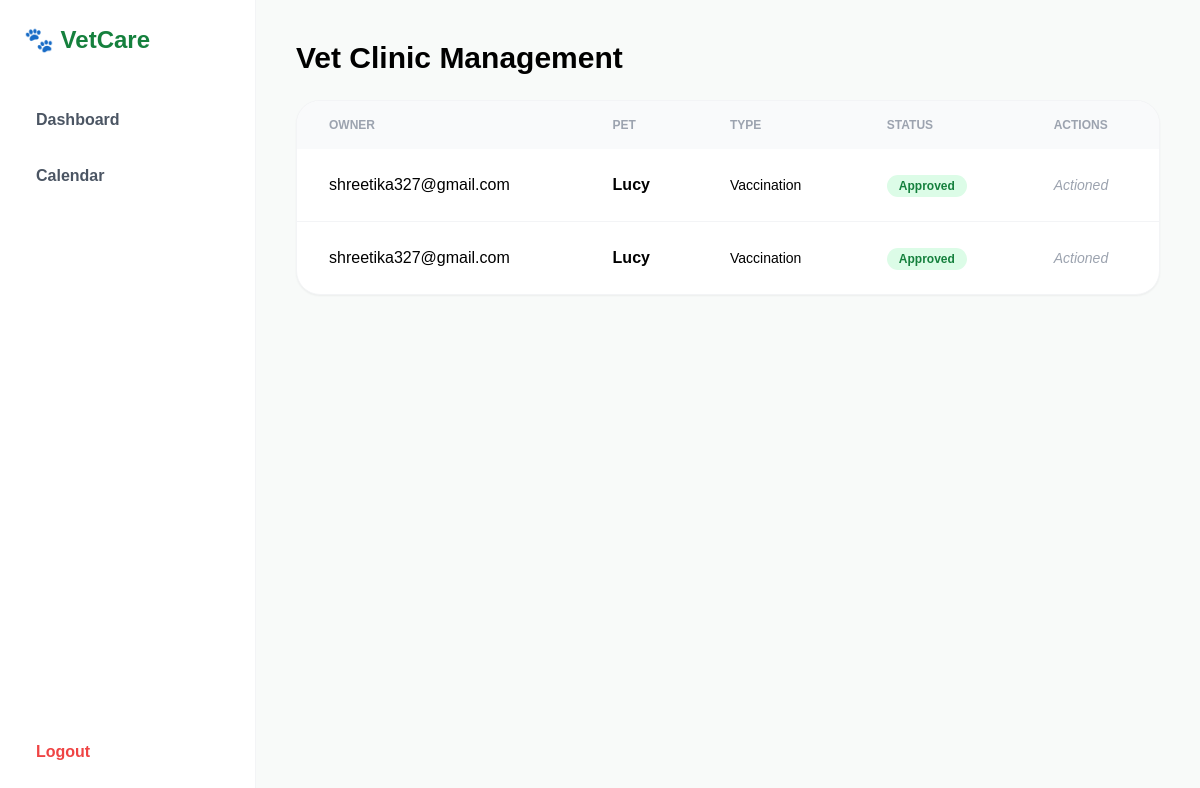
The page /dashboard (signed in) on the database its author committed.
### models.py (models this page shows)
class Appointment(db.Model):
    id = db.Column(db.Integer, primary_key=True)
    pet_name = db.Column(db.String(100), nullable=False)
    owner = db.Column(db.String(80), nullable=False)
    date = db.Column(db.String(20), nullable=False)
    reason = db.Column(db.Text, nullable=False)
    appt_type = db.Column(db.String(20), default="General")
    status = db.Column(db.String(20), default="Pending")

### app.py (the view, shortened to what this page needs)
@app.route("/dashboard")
@login_required
def dashboard():
    appts = Appointment.query.all()
    return render_template("vet_dashboard.html", appointments=appts)

### app.py (called while the page is built)
def login_required(f):
    @wraps(f)
    def decorated_function(*args, **kwargs):
        if "user" not in session:
            return redirect(url_for('login'))
        return f(*args, **kwargs)
    return decorated_function

### Templates/vet_dashboard.html
{% extends 'base.html' %}
{% block content %}
<h1 class="text-3xl font-bold mb-6">Vet Clinic Management</h1>
<div class="bg-white rounded-3xl shadow-sm border border-gray-100 overflow-hidden">
    <table class="w-full text-left">
        <thead class="bg-gray-50 text-gray-400 text-xs uppercase font-bold">
            <tr>
                <th class="px-8 py-4">Owner</th>
                <th class="px-8 py-4">Pet</th>
                <th class="px-8 py-4">Type</th>
                <th class="px-8 py-4">Status</th>
                <th class="px-8 py-4">Actions</th>
            </tr>
        </thead>
        <tbody class="divide-y divide-gray-100">
            {% for a in appointments %}
            <tr>
                <td class="px-8 py-6">{{ a.owner }}</td>
                <td class="px-8 py-6 font-bold">{{ a.pet_name }}</td>
                <td class="px-8 py-6 text-sm">{{ a.appt_type }}</td>
                <td class="px-8 py-6">
                    <span class="px-3 py-1 rounded-full text-xs font-bold {% if a.status == 'Approved' %}bg-green-100 text-green-700{% else %}bg-yellow-100 text-yellow-700{% endif %}">
                        {{ a.status }}
                    </span>
                </td>
                <td class="px-8 py-6">
                    {% if a.status == 'Pending' %}
                    <a href="{{ url_for('update_status', appt_id=a.id, status='Approved') }}" class="text-green-600 font-bold hover:underline mr-4">Approve</a>
                    <a href="{{ url_for('update_status', appt_id=a.id, status='Rejected') }}" class="text-red-600 font-bold hover:underline">Reject</a>
                    {% else %}
                    <span class="text-gray-400 italic text-sm">Actioned</span>
                    {% endif %}
                </td>
            </tr>
            {% endfor %}
        </tbody>
    </table>
</div>
{% endblock %}

### Templates/base.html (shortened to what this page needs)
<!DOCTYPE html>
<html lang="en">
<head>
    <script src="https://cdn.tailwindcss.com"></script>
    <link href="https://cdn.jsdelivr.net/npm/remixicon@2.5.0/fonts/remixicon.css" rel="stylesheet">
</head>
<body class="flex min-h-screen">
    {% if session['user'] %}
    <aside class="w-64 bg-white border-r border-gray-100 flex flex-col p-6 fixed h-full">
        <div class="text-2xl font-bold text-green-700 mb-10">🐾 VetCare</div>
        <nav class="flex-1 space-y-2">
            <a href="/dashboard" class="block p-3 hover:bg-green-50 rounded-xl text-gray-600 font-semibold">Dashboard</a>
            <a href="/calendar" class="block p-3 hover:bg-green-50 rounded-xl text-gray-600 font-semibold">Calendar</a>
        </nav>
        <a href="/logout" class="p-3 text-red-500 font-bold">Logout</a>
    </aside>
    <main class="flex-1 ml-64 p-10">
        {% block content %}{% endblock %}
    </main>
    {% else %}
    <main class="w-full flex items-center justify-center">
        <div class="w-full max-w-md">
            {% block auth_content %}{% endblock %}
        </div>
    </main>
    {% endif %}
</body>
</html>

### Templates/base.html (style rules this page uses)
body { font-family: 'Plus Jakarta Sans', sans-serif; background-color: #F8FAF9; margin: 0; }

### rows shown on the page
Appointment: owner "shreetika327@gmail.com", pet_name "Lucy", appt_type "Vaccination", status "Approved", shows "Actioned"
Appointment: owner "shreetika327@gmail.com", pet_name "Lucy", appt_type "Vaccination", status "Approved", shows "Actioned"
